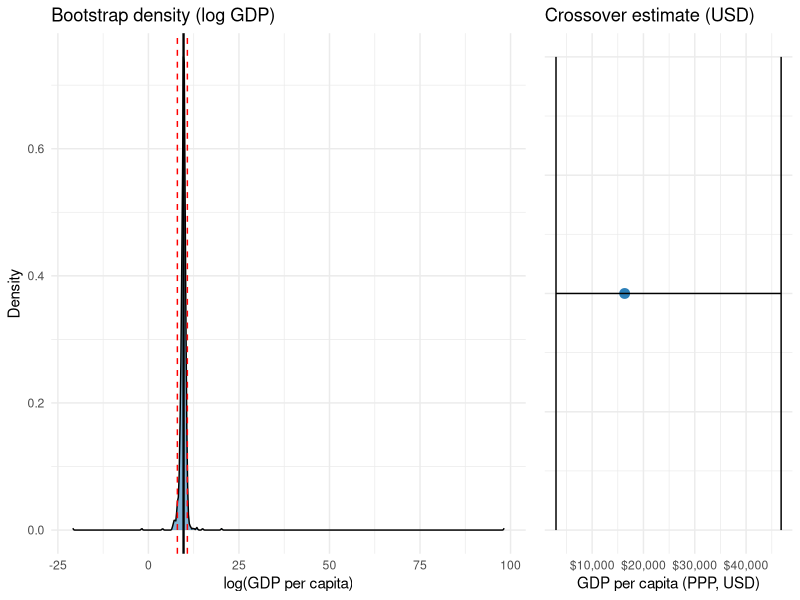

This figure's R source:
# Compute bootstrap CIs for the GDP crossover point
# Crossover where effect of Presidential relative to Parliamentary = 0

library(tidyverse)
library(here)

set.seed(2026)
out_dir <- here::here("output","robustness")
if(!dir.exists(out_dir)) dir.create(out_dir, recursive = TRUE)

# Load processed final data
final_data <- read_csv(here::here("data","02-analysis_data","stability_measures.csv")) %>%
  left_join(read_csv(here::here("data","02-analysis_data","dpi_processed.csv")) %>% distinct(iso3c, .keep_all = TRUE), by = "iso3c") %>%
  left_join(read_csv(here::here("data","02-analysis_data","gdp_processed.csv")) %>% distinct(iso3c, .keep_all = TRUE) %>% select(iso3c, log_gdp_mean), by = "iso3c") %>%
  left_join(read_csv(here::here("data","02-analysis_data","qog_processed.csv")) %>% distinct(iso3c, .keep_all = TRUE), by = "iso3c") %>%
  mutate(log_gdp = log_gdp_mean) %>%
  filter(!is.na(volatility) & !is.na(system_type) & !is.na(log_gdp))

# Formula: full model
mod_formula_full <- as.formula("volatility ~ system_type + log_gdp + system_type:log_gdp + mean_democracy + ethnic_frac")

# Fit full model on original sample
mod_full <- lm(mod_formula_full, data = final_data)
coefs <- coef(mod_full)
# Extract beta for Presidential (factor-level; name depends on factor coding)
pres_name <- "system_typePresidential"
int_name <- "system_typePresidential:log_gdp"
if(!pres_name %in% names(coefs) | !int_name %in% names(coefs)){
  stop("Expected coefficient names not found in model: check factor coding")
}
beta_pres <- coefs[pres_name]
beta_int <- coefs[int_name]

# Compute crossover in log GDP
crossover_log <- - as.numeric(beta_pres) / as.numeric(beta_int)
crossover_gdp <- exp(crossover_log)

# Bootstrap
B <- 1000
n <- nrow(final_data)
results <- tibble(rep = integer(), crossover_log = double(), crossover_gdp = double())

for(b in seq_len(B)){
  idx <- sample(seq_len(n), size = n, replace = TRUE)
  dfb <- final_data[idx, ]
  modb <- try(lm(mod_formula_full, data = dfb), silent = TRUE)
  if(inherits(modb, "try-error")) next
  cb <- coef(modb)
  if(!(pres_name %in% names(cb)) | !(int_name %in% names(cb))) next
  beta_pres_b <- cb[pres_name]
  beta_int_b <- cb[int_name]
  # avoid division by zero
  if(is.na(beta_int_b) | beta_int_b == 0) next
  cross_log_b <- - as.numeric(beta_pres_b) / as.numeric(beta_int_b)
  results <- results %>% add_row(rep = b, crossover_log = cross_log_b, crossover_gdp = exp(cross_log_b))
}

# Summarize
ci_log <- quantile(results$crossover_log, probs = c(0.025, 0.5, 0.975), na.rm = TRUE)
ci_gdp <- quantile(results$crossover_gdp, probs = c(0.025, 0.5, 0.975), na.rm = TRUE)
summary_txt <- paste0(
  "Crossover (log GDP): median = ", round(ci_log[2],3), ", 95% CI = [", round(ci_log[1],3), ", ", round(ci_log[3],3), "]\n",
  "Crossover (GDP, PPP): median = $", round(ci_gdp[2],0), ", 95% CI = [$", round(ci_gdp[1],0), ", $", round(ci_gdp[3],0), "]\n",
  "Original point estimate (GDP): $", round(crossover_gdp,0), " (log = ", round(crossover_log,3), ")\n",
  "Bootstrap draws (successful): ", nrow(results), " (out of ", B, ")"
)

writeLines(summary_txt, con = file.path(out_dir, "crossover_summary.txt"))
write_csv(results, file.path(out_dir, "crossover_bootstrap.csv"))

# Plot distribution and CI
library(ggplot2)
library(gridExtra)

# Left: density on log scale (matches modelling scale)
left <- ggplot(results, aes(x = crossover_log)) +
  geom_density(fill = "#2c7fb8", alpha = 0.6) +
  geom_vline(xintercept = ci_log[2], color = "black", size = 0.8) +
  geom_vline(xintercept = ci_log[c(1,3)], color = "red", linetype = "dashed") +
  theme_minimal() +
  labs(title = "Bootstrap density (log GDP)", x = "log(GDP per capita)", y = "Density")

# Right: point estimate + 95% CI in USD
ci_df <- tibble(median = ci_gdp[2], lower = ci_gdp[1], upper = ci_gdp[3])
right <- ggplot(ci_df, aes(y = 1, x = median)) +
  geom_point(size = 3, color = "#2c7fb8") +
  geom_errorbarh(aes(xmin = lower, xmax = upper), height = 0.2, color = "black") +
  scale_x_continuous(labels = scales::dollar_format(prefix = "$", accuracy = 1)) +
  theme_minimal() +
  theme(axis.title.y = element_blank(), axis.text.y = element_blank(), axis.ticks.y = element_blank()) +
  labs(title = "Crossover estimate (USD)", x = "GDP per capita (PPP, USD)")

combined <- grid.arrange(left, right, ncol = 2, widths = c(2, 1))
ggsave(file.path(out_dir, "crossover_ci.png"), combined, width = 9, height = 4, dpi = 300)

cat(summary_txt)
message("Bootstrap crossover complete. Outputs written to: ", out_dir)
